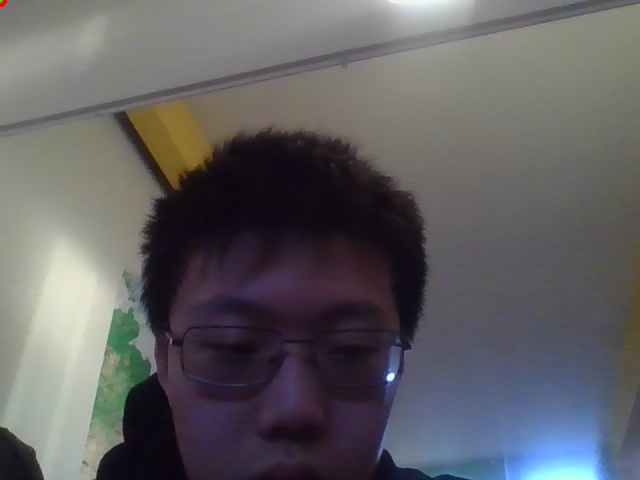
#> input picture gesture_recognition/imageBuffer/tmp_frame_0.jpg, 640 x 480 px
$ python view_gray.py imageBuffer
#> lines starting #> are read from the running program, lines starting #| are printed output that depends on the picture
import cv2
import glob
import argparse

parser = argparse.ArgumentParser()
parser.add_argument("data_folder")

args = parser.parse_args()
data_folder = args.data_folder

for f in list(glob.glob("{}/*.jpg".format(data_folder))):
    frame = cv2.imread(f)
#> frame is the input picture: shape (480, 640, 3); mean B, G, R 98.3, 95.6, 97
    gray = cv2.cvtColor(frame, cv2.COLOR_BGR2GRAY)
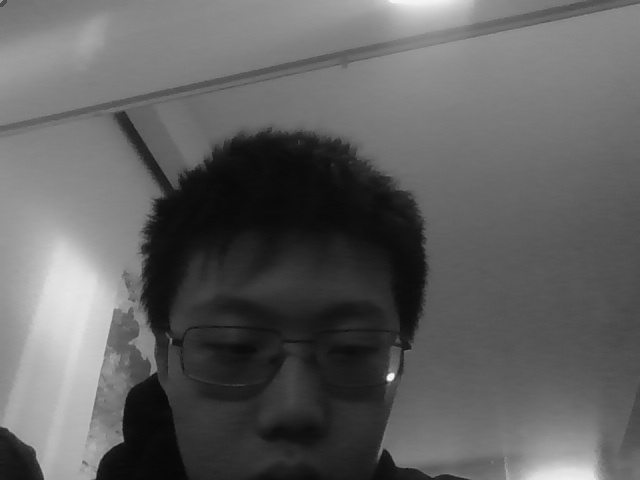
#> gray: shape (480, 640); min 6, max 251, mean 96.4
    cv2.imshow("frame", gray)
    cv2.waitKey(30)
#> pass 2 of the loop `for f in list(glob.glob("{}/*.jpg".format(data_folder))):`:
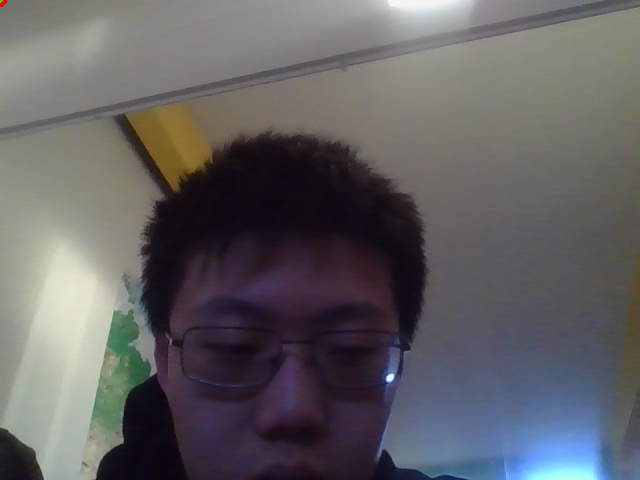
#> input picture gesture_recognition/imageBuffer/tmp_frame_1.jpg, 640 x 480 px
#> frame is the input picture: shape (480, 640, 3); mean B, G, R 98.7, 96.2, 97.6
#> `gray = cv2.cvtColor(frame, cv2.COLOR_BGR2GRAY)`:
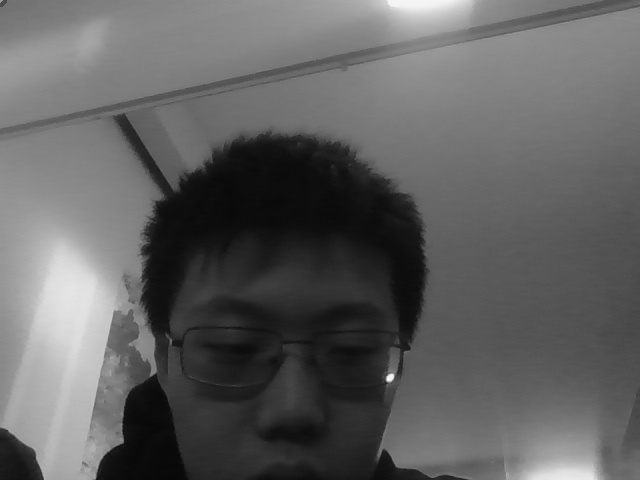
#> gray: shape (480, 640); min 6, max 249, mean 96.9
